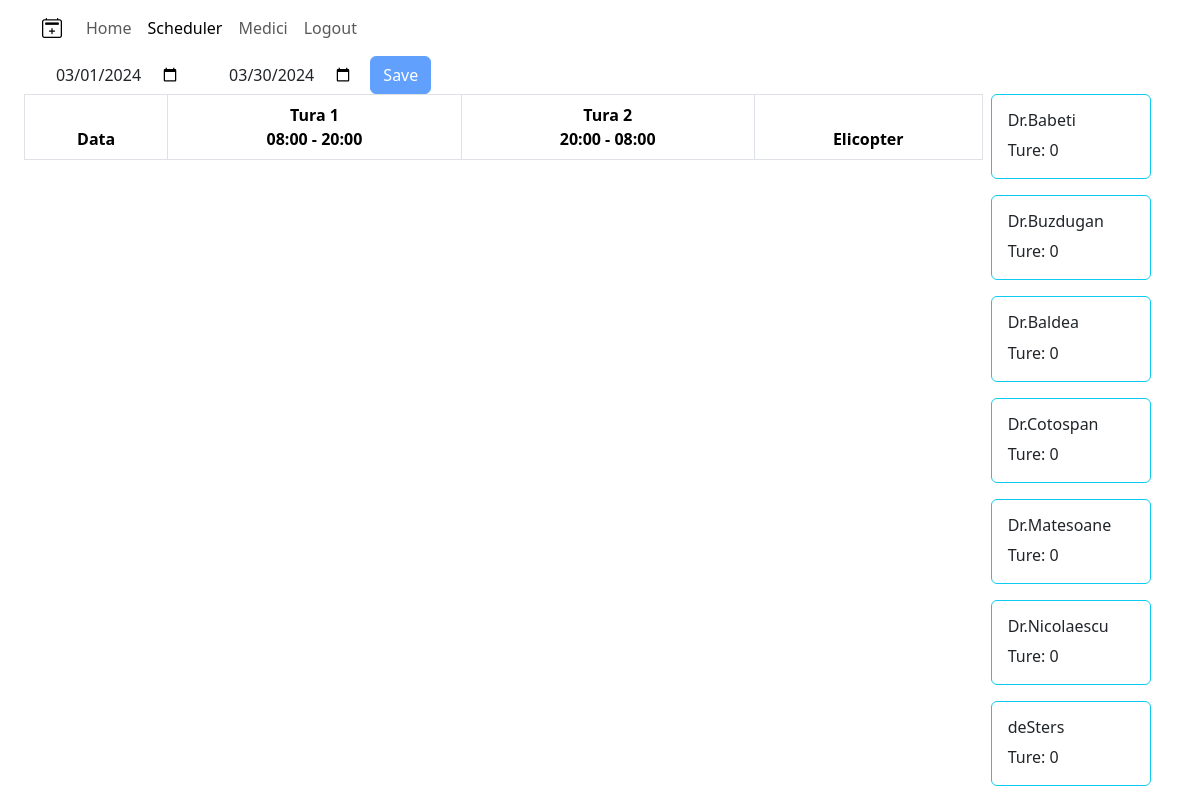
The app's page /scheduler/ (signed in), older data.
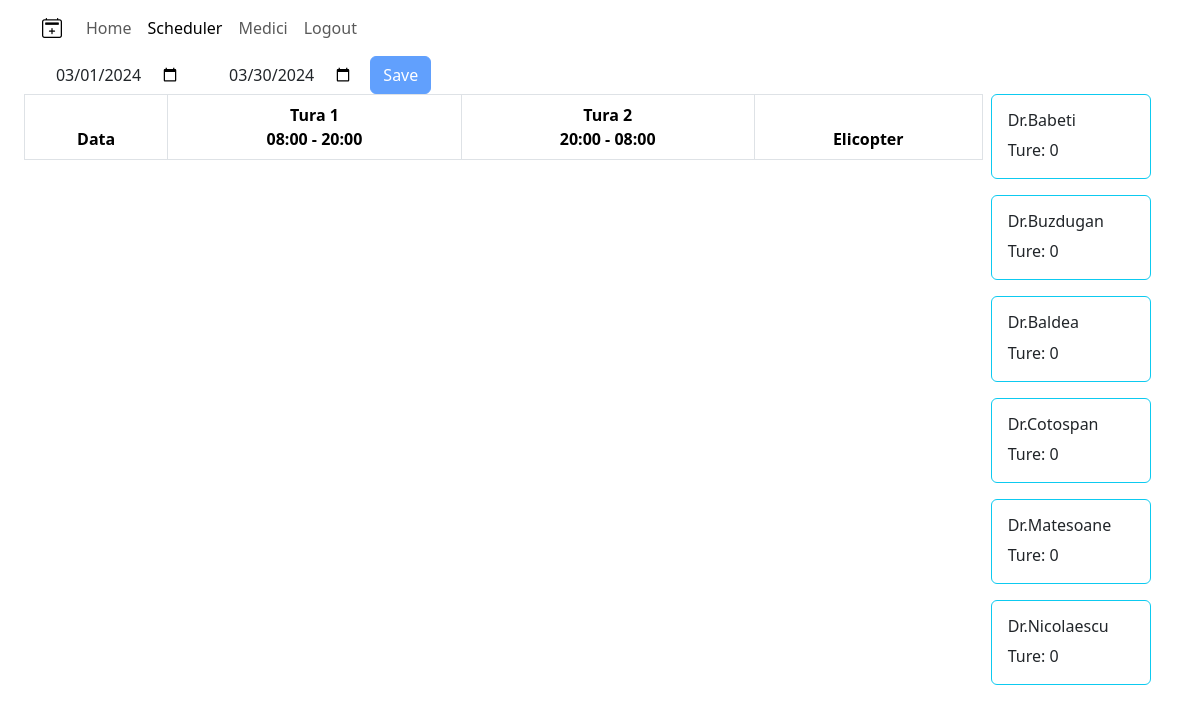
The same page, newer data.
### scheduler/models.py (models this page shows, shortened)
class Medic(models.Model):
    id = models.AutoField(primary_key=True)
    nickname = models.CharField(max_length=30, null=False, unique=True)
    firstName = models.CharField(max_length=50, null=True, blank=True)
    lastName = models.CharField(max_length=50, null=True, blank=True)

### scheduler/views.py (the view, shortened to what this page needs)
# urls.py: path('scheduler/', schedulerView, name='scheduler'),
@login_required
def schedulerView(request):
    context = {}
    if request.method == "GET":
        context.update(handleDates(request))
        context.update(handleMedicList(request))
    return render(request, "scheduler.html", context)

### scheduler/views.py (called while the page is built)
def handleDates(request):
    startDate = f"{datetime.now().year}-{datetime.now().month:02d}-{1:02d}"
    endDate = f"{datetime.now().year}-{datetime.now().month:02d}-{calendar.monthrange(datetime.now().year, datetime.now().month)[1]-1:02d}"
    aDate = datetime.strptime(startDate, '%Y-%m-%d')+timedelta(days=3)
    ro_month = RO_MONTHS[aDate.month]
    return {"status" : "ok GET - handle Dates", "startDate" : startDate, "endDate" : endDate, "month" : ro_month, "year" : aDate.year}

def handleMedicList(request):
    medicList = Medic.objects.all()
    return {"medicList": medicList}

### scheduler/templates/scheduler.html (shortened to what this page needs)
{% extends "home.html" %}
{% block home-specificButtons %}
    <button id="saveButton" class="btn btn-primary button" type="button" data-bs-toggle="collapse" data-bs-target="#contentId" aria-expanded="false" aria-controls="contentId" disabled>Save</button>
{% endblock home-specificButtons %}
{% block cardsSection %}
    <div class="col-sm-2 sticky-top">
        <ul id="cardsSection" class="nav nav-pills nav-stacked">
            {% for medic in medicList %}
                <div id="medic{{ medic.id }}" class="card border-info mb-3 medic draggable" style="max-width: 10rem; width: 10rem;">
                    <div style="pointer-events: none;">
                        <div style="user-select: none; pointer-events: none;" class="card-body">
                            <h6 style="user-select: none; pointer-events: none;" id="medic-{{ medic.nickname }}" class="card-title card-nickname">{{ medic.nickname }}</h6>
                            <p style="user-select: none; pointer-events: none;" class="card-text">Ture: <span id="counter-{{ medic.nickname }}" class="counter">0</span> </p>
                        </div>
                    </div>
                </div>
            {% endfor %}
        </ul>
    </div>
{% endblock cardsSection %}
{% block scripts %}
    {% load static %}
{% endblock scripts %}

Row changes from the older to the newer data that the page shows:
removed Medic: nickname "deSters"
